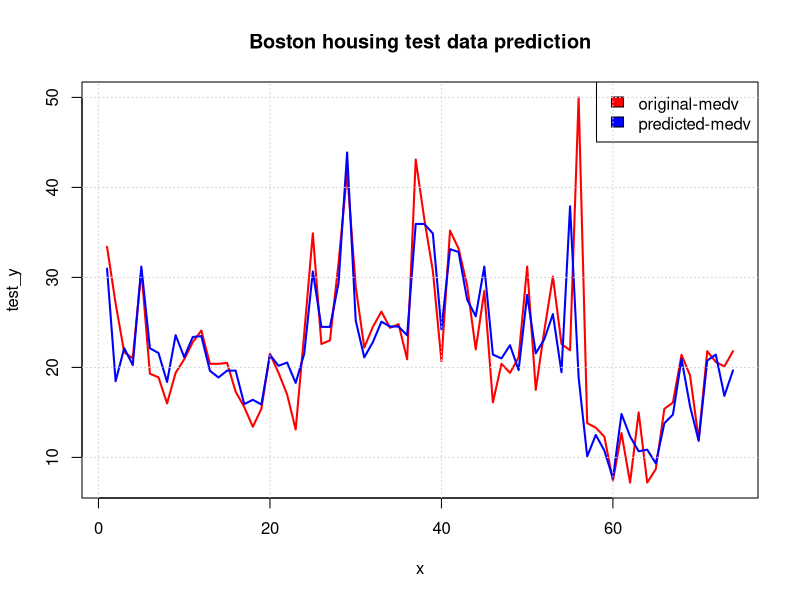

The R script that drew this image:
library(caret)

boston <- MASS::Boston
str(boston)
set.seed(12)

indexes <- createDataPartition(boston$medv, p = .85, list = F)
train <- boston[indexes, ]
test <- boston[-indexes, ]

train_x <- train[, -14]
train_x <- scale(train_x)[,]
train_y <- train[,14]
test_x <- test[, -14]
test_x <- scale(test[,-14])[,]
test_y <- test[,14]

knnmodel <- knnreg(train_x, train_y)
str(knnmodel)

pred_y <- predict(knnmodel, data.frame(test_x))

print(data.frame(test_y, pred_y))
mse <- mean((test_y - pred_y)^2)
mae <- caret::MAE(test_y, pred_y)
rmse <- caret::RMSE(test_y, pred_y)
cat("MSE: ", mse, "MAE: ", mae, " RMSE: ", rmse)

x <- seq_along(test_y)
plot(x, test_y, col = "red", type = "l", lwd=2,main = "Boston housing test data prediction")
lines(x, pred_y, col = "blue", lwd=2)
legend("topright", legend = c("original-medv", "predicted-medv"), fill = c("red", "blue"), col = 2:3, adj = c(0, 0.6))
grid()